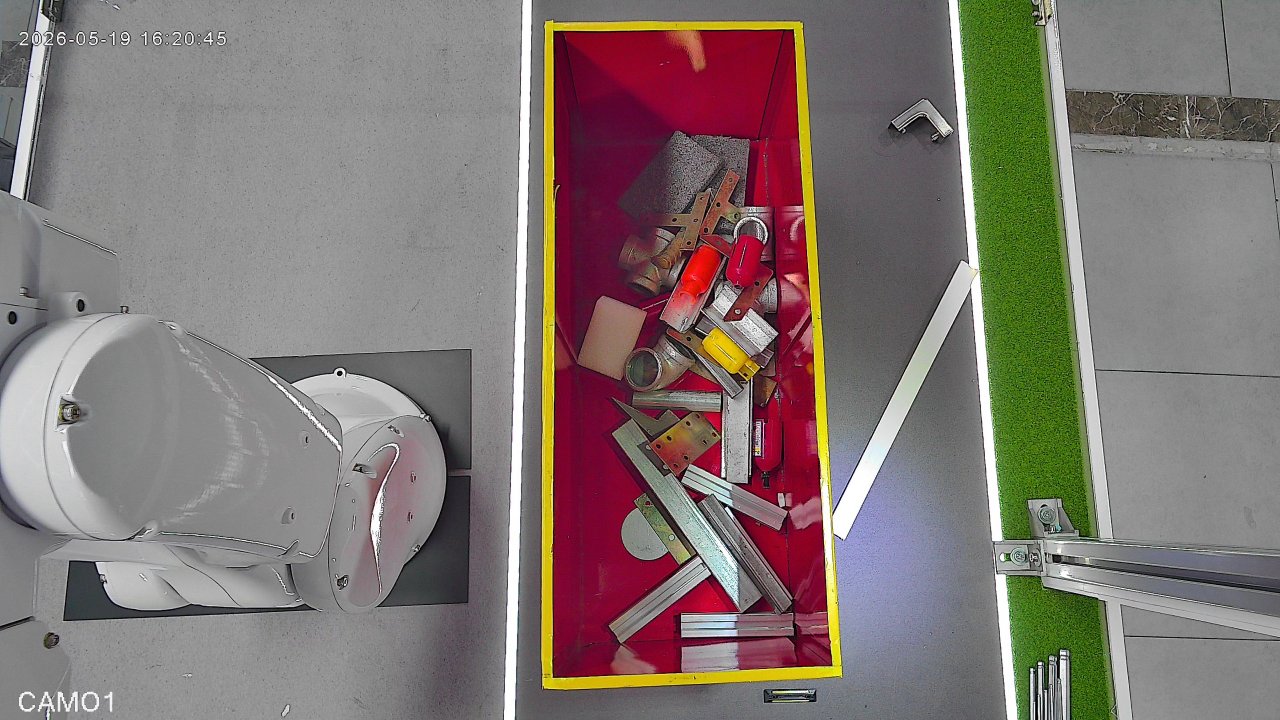
#> input picture Scrap_Steel_In_Field/test_suite/calibration_data/capture_20260519_162048.jpg, 3840 x 2160 px (shown at 1/3 size)
$ python -i vision.py   (imports and definitions only)
#> lines starting #> are read from the running program, lines starting #| are printed output that depends on the picture; after the words box and inside, x2 and y2 are one past the last pixel; in counts of white or black regions, pixels touching at a corner belong together
#> further down, picture is the input picture: shape (2160, 3840, 3); mean B, G, R 114.1, 118, 129.3
import cv2
import numpy as np
import json
import os

# 黄色矩形检测参数
RECTANGLE_DETECT_PARAMS = {
    'hsv_lower': np.array([15, 70, 150]),
    'hsv_upper': np.array([45, 255, 255]),
    'min_area': 2000
}


def detect_yellow_rectangle(image, params=None):
    if params is None:
        params = RECTANGLE_DETECT_PARAMS

    # 转换到HSV颜色空间
    hsv = cv2.cvtColor(image, cv2.COLOR_BGR2HSV)
#> hsv: shape (2160, 3840, 3); mean H, S, V 63.4, 53.3, 133.5

    # 创建掩码
    mask = cv2.inRange(hsv, params['hsv_lower'], params['hsv_upper'])
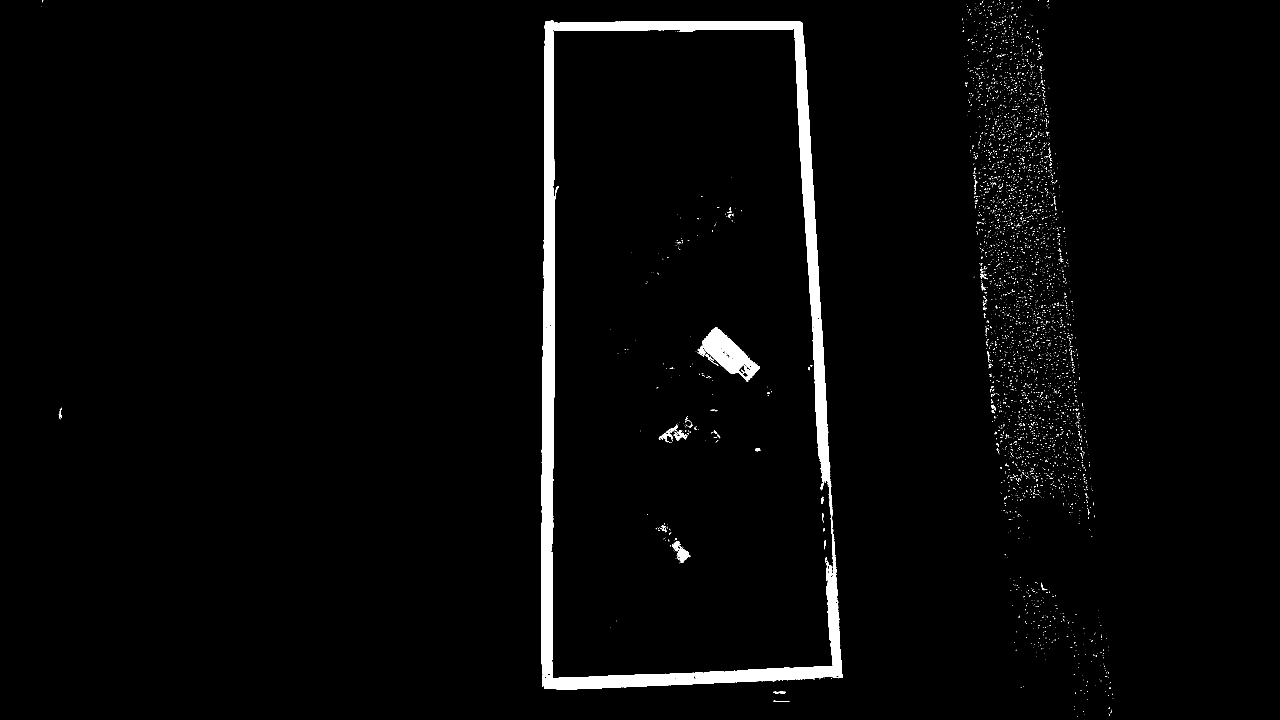
#> mask: shape (2160, 3840) (shown at 1/3 size); 2.3% white; 4181 white regions (4112 under 20 px), largest, box (x1, y1, x2, y2) and area: (1624, 62, 2528, 2069) 163419, (2106, 981, 2280, 1144) 11378, (2031, 1645, 2071, 1688) 908

    # 形态学操作，去除噪点
    kernel = np.ones((5, 5), np.uint8)

    mask = cv2.morphologyEx(mask, cv2.MORPH_OPEN, kernel,iterations=1)
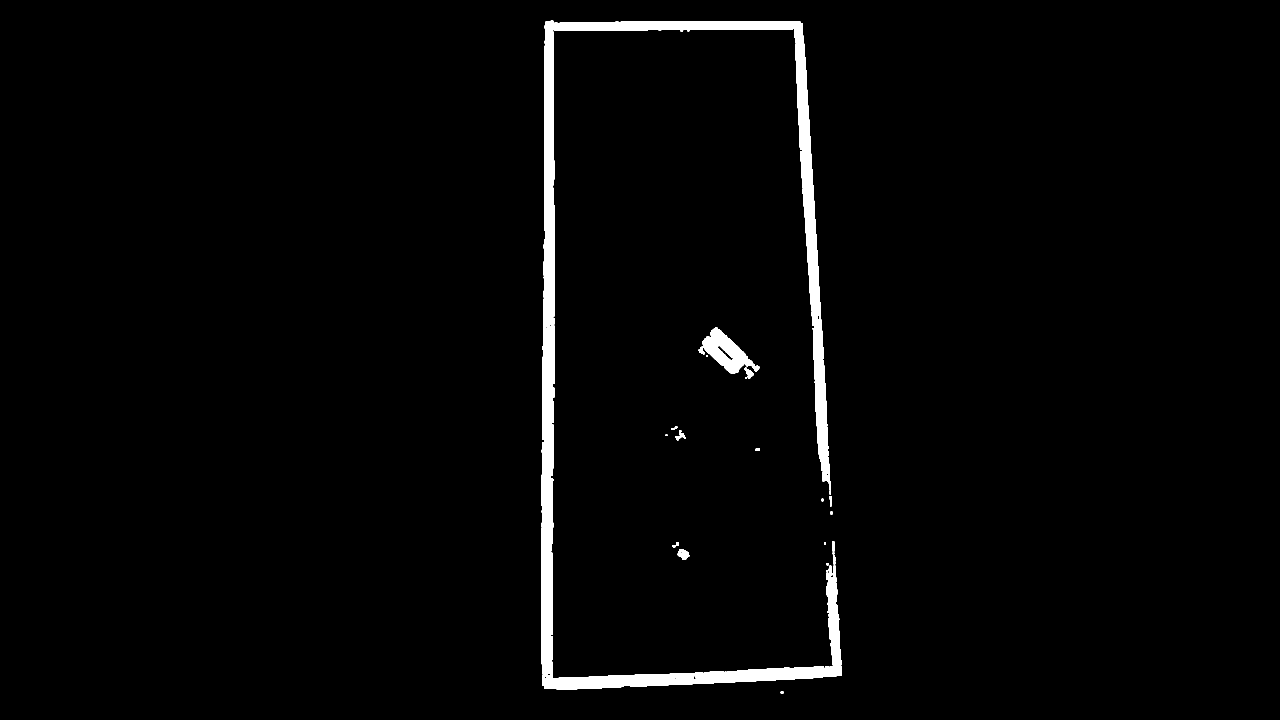
#> mask: shape (2160, 3840) (shown at 1/3 size); 2.1% white; 26 white regions, largest, box (x1, y1, x2, y2) and area: (1624, 62, 2526, 2069) 160149, (2107, 982, 2279, 1121) 10120, (2033, 1647, 2068, 1680) 716
    # mask = cv2.dilate(mask, kernel, iterations=5)
    mask = cv2.morphologyEx(mask, cv2.MORPH_CLOSE, kernel,iterations=1)
#> mask: shape (2160, 3840); 2.1% white; 15 white regions

    # 查找轮廓
    contours, _ = cv2.findContours(mask, cv2.RETR_EXTERNAL, cv2.CHAIN_APPROX_SIMPLE)
#> contours = 15 contours, 2 with area under 20; largest, box (x1, y1, x2, y2) and area: (1624, 62, 2526, 2069) 156556, (2096, 982, 2279, 1137) 11051, (2033, 1647, 2068, 1680) 693, (2027, 1291, 2057, 1321) 350, (2489, 1488, 2495, 1519) 130

    if not contours:
        return None, mask

    # 找到最大的轮廓（假设是黄色矩形）
    max_contour = max(contours, key=cv2.contourArea)
#> max_contour = contour of 1084 points, box (x1, y1, x2, y2) (1624, 62, 2526, 2069), area 156556

    # 检查面积是否满足最小要求
    if cv2.contourArea(max_contour) < params['min_area']:
        return None, mask

    # 方法1：使用approxPolyDP简化轮廓
    epsilon = 0.02 * cv2.arcLength(max_contour, True)
#> epsilon = 223.4
    approx = cv2.approxPolyDP(max_contour, epsilon, True)
#> approx = contour of 10 points, box (x1, y1, x2, y2) (1627, 63, 2526, 2058), area 112418

    # 如果找到4个点，则认为是矩形
    if len(approx) == 4:
        corners = approx.reshape(-1, 2)
        # 排序角点
        corners = _sort_corners(corners)
        return corners, mask
    else:
        return None,mask


# [98 lines left out: functions _sort_corners, visualize_detection, transform_corners_to_world, calculate_grasp_points, not called in this run]

>>> import cv2
>>> picture = cv2.imread('calibration_data/capture_20260519_162048.jpg')
>>> result = detect_yellow_rectangle(picture)

$ run again, on Scrap_Steel_In_Field/test_suite/calibration_data/capture_20260520_134544.jpg
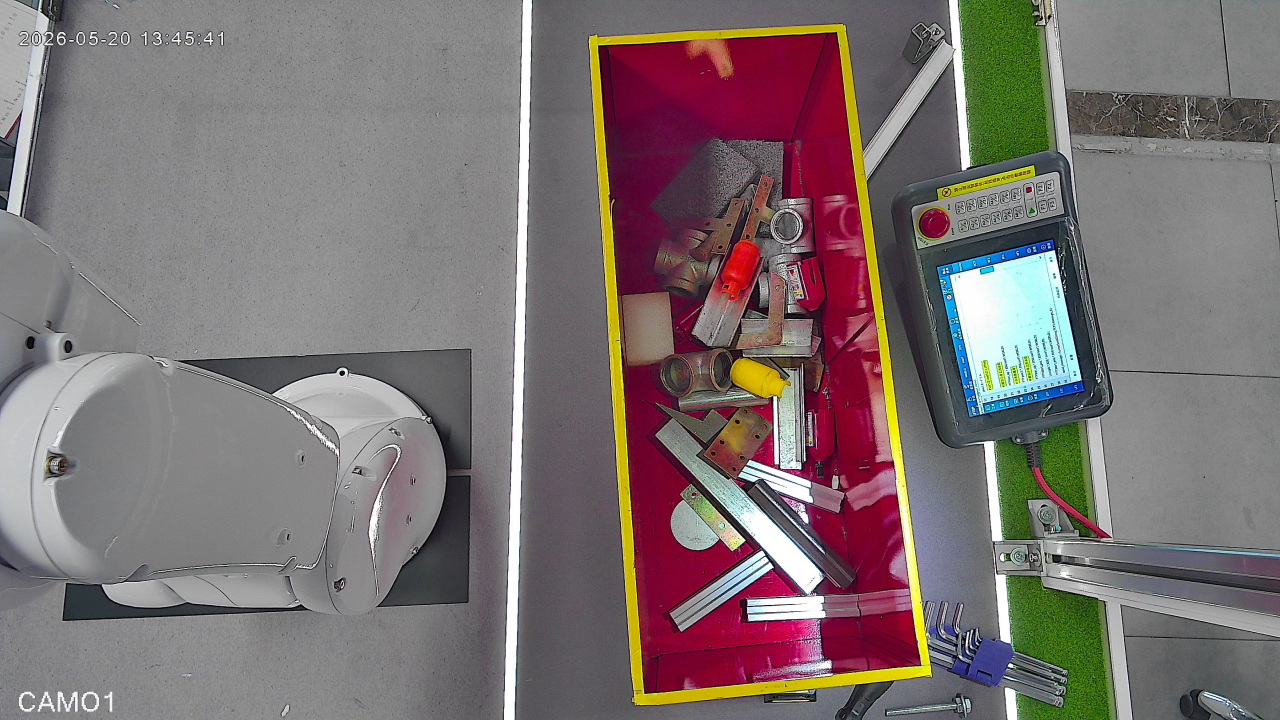
#> input picture Scrap_Steel_In_Field/test_suite/calibration_data/capture_20260520_134544.jpg, 3840 x 2160 px (shown at 1/3 size)
#> picture is the input picture: shape (2160, 3840, 3); mean B, G, R 112.6, 113.1, 124.1
#> hsv: shape (2160, 3840, 3); mean H, S, V 76.5, 52.1, 129
#> in detect_yellow_rectangle, `mask = cv2.inRange(hsv, params['hsv_lower'], params['hsv_upper'])`:
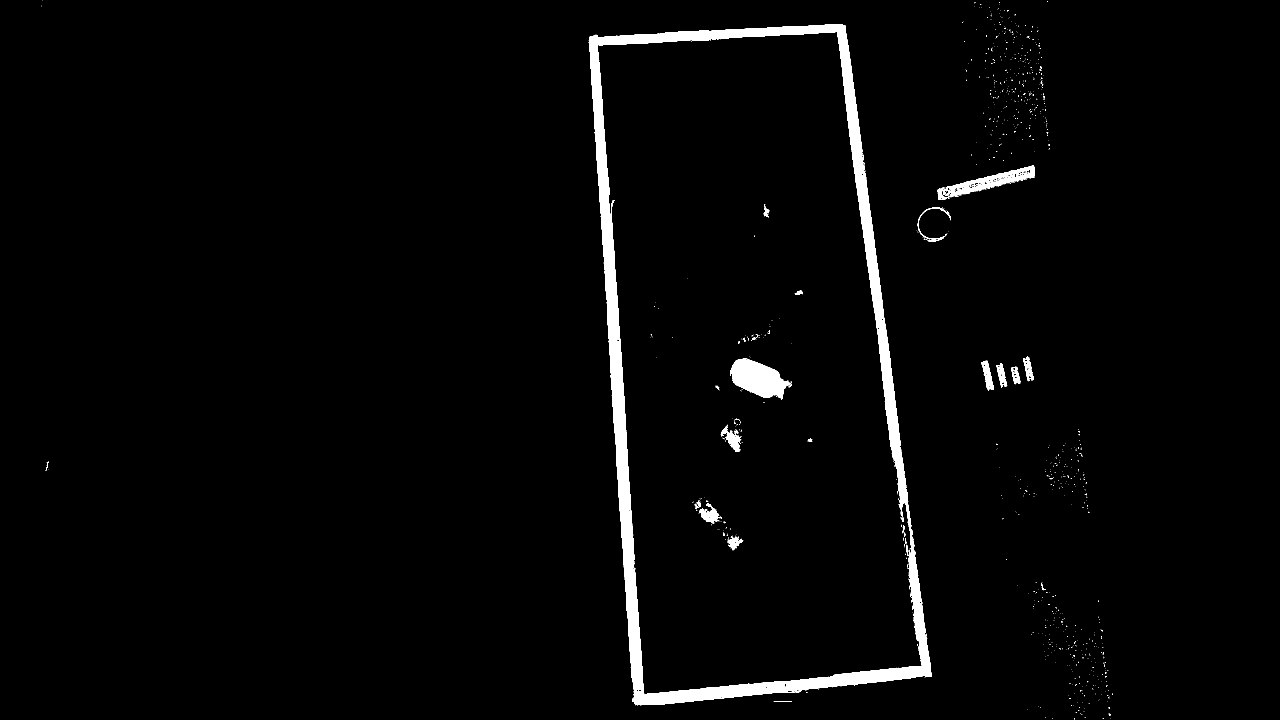
#> mask: shape (2160, 3840) (shown at 1/3 size); 2.4% white; 989 white regions (954 under 20 px), largest, box (x1, y1, x2, y2) and area: (1766, 72, 2796, 2116) 163682, (2190, 1075, 2371, 1199) 13109, (2812, 496, 3105, 600) 7391
#> in detect_yellow_rectangle, `mask = cv2.morphologyEx(mask, cv2.MORPH_OPEN, kernel,iterations=1)`:
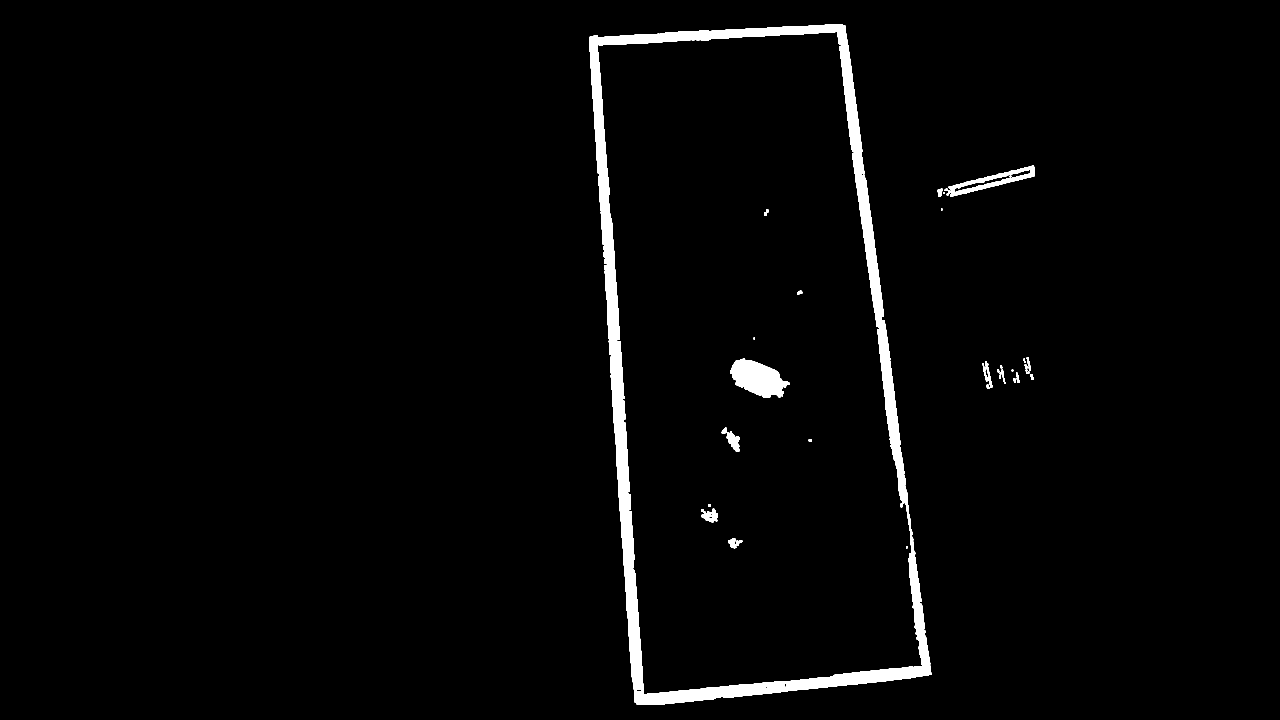
#> mask: shape (2160, 3840) (shown at 1/3 size); 2.3% white; 48 white regions, largest, box (x1, y1, x2, y2) and area: (1767, 72, 2795, 2115) 161860, (2190, 1076, 2369, 1193) 12668, (2846, 497, 3105, 590) 6101
#> contours = 11 contours, 2 with area under 20; largest, box (x1, y1, x2, y2) and area: (1767, 72, 2795, 2115) 1660710, (2812, 497, 3105, 591) 8562, (2947, 1083, 2977, 1167) 1075, (3074, 1072, 3093, 1122) 432, (2997, 1095, 3017, 1152) 344
#> max_contour = contour of 1139 points, box (x1, y1, x2, y2) (1767, 72, 2795, 2115), area 1660710
#> epsilon = 118.7
#> approx = [[2528, 73], [1768, 112], [1911, 2114], [2794, 2023]]
#> in detect_yellow_rectangle, `corners = approx.reshape(-1, 2)`: corners has the same summary as approx
#> sorted_by_y = [[2528, 73], [1768, 112], [2794, 2023], [1911, 2114]]
#> top_two = [[2528, 73], [1768, 112]]
#> bottom_two = [[2794, 2023], [1911, 2114]]
#> top_left = [1768, 112]
#> top_right = [2528, 73]
#> bottom_left = [1911, 2114]
#> bottom_right = [2794, 2023]
#> in detect_yellow_rectangle, `corners = _sort_corners(corners)`: corners = [[1768, 112], [2528, 73], [2794, 2023], [1911, 2114]]

$ run again, on Scrap_Steel_In_Field/test_suite/calibration_data/capture_20260520_135322.jpg
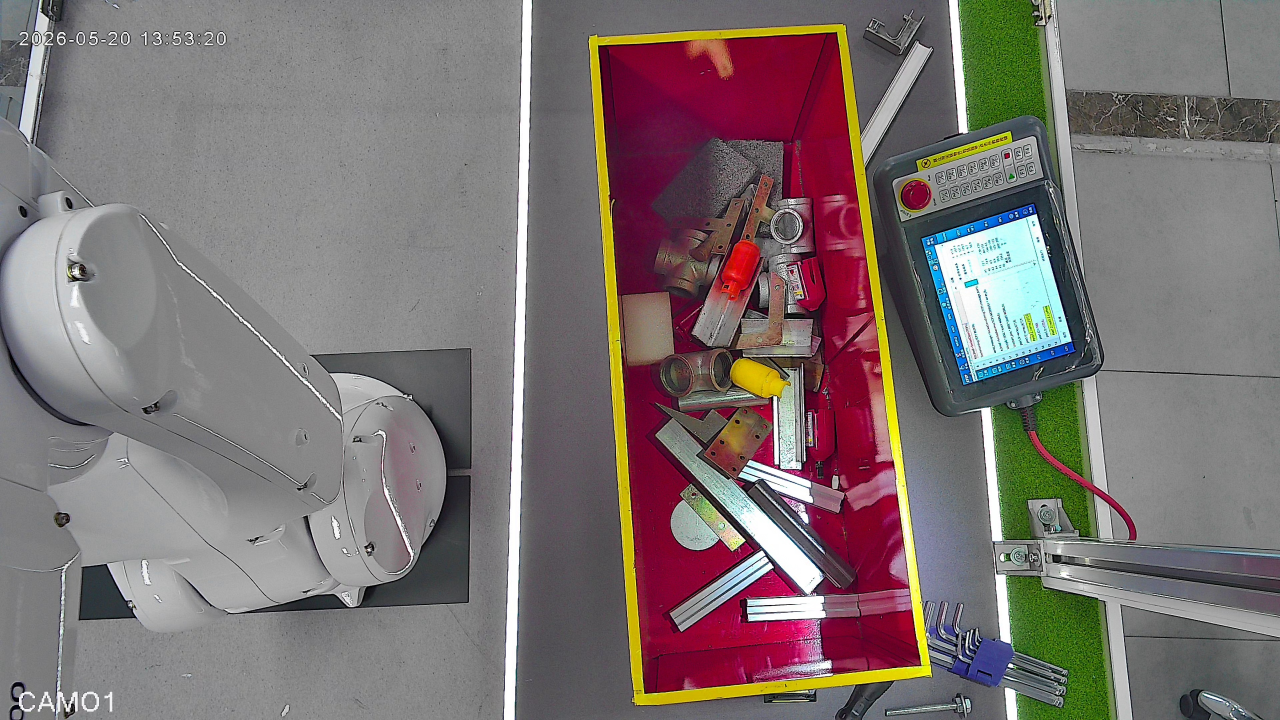
#> input picture Scrap_Steel_In_Field/test_suite/calibration_data/capture_20260520_135322.jpg, 3840 x 2160 px (shown at 1/3 size)
#> picture is the input picture: shape (2160, 3840, 3); mean B, G, R 113, 113.8, 124.5
#> hsv: shape (2160, 3840, 3); mean H, S, V 74.9, 52, 129.5
#> in detect_yellow_rectangle, `mask = cv2.inRange(hsv, params['hsv_lower'], params['hsv_upper'])`:
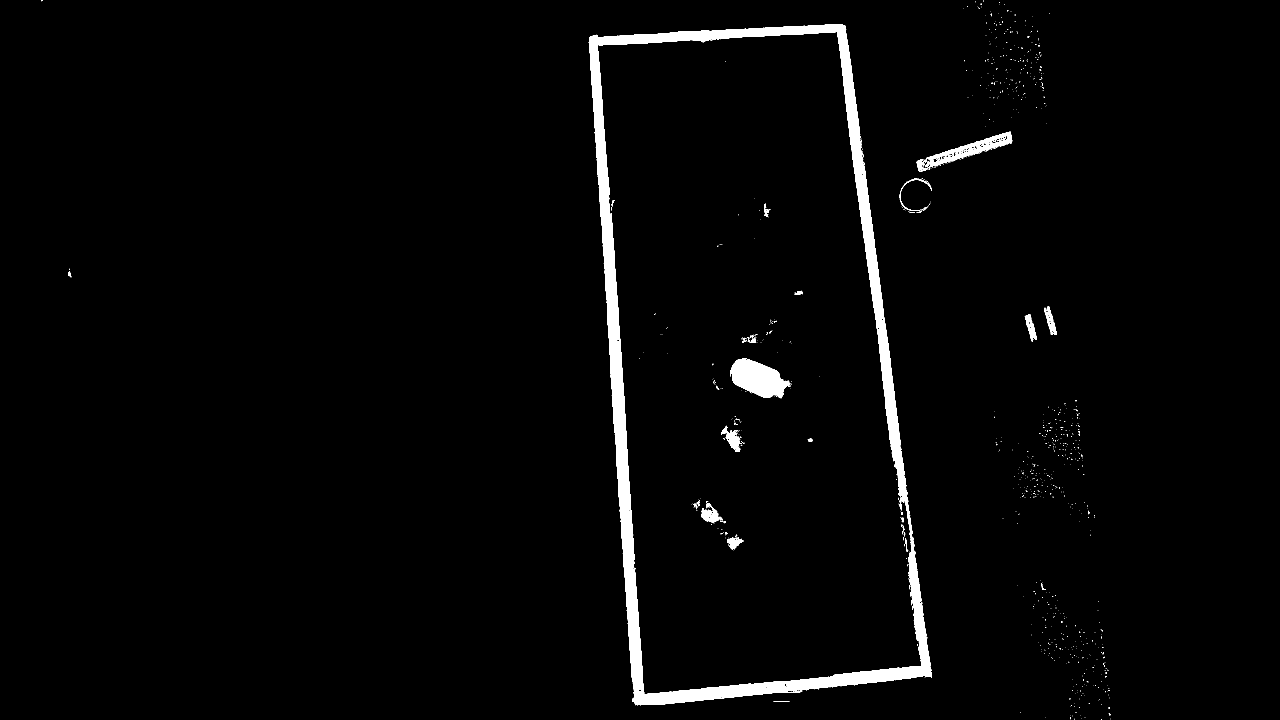
#> mask: shape (2160, 3840) (shown at 1/3 size); 2.4% white; 984 white regions (943 under 20 px), largest, box (x1, y1, x2, y2) and area: (1766, 72, 2796, 2116) 163229, (2190, 1075, 2372, 1194) 13096, (2750, 395, 3037, 516) 7125
#> in detect_yellow_rectangle, `mask = cv2.morphologyEx(mask, cv2.MORPH_OPEN, kernel,iterations=1)`:
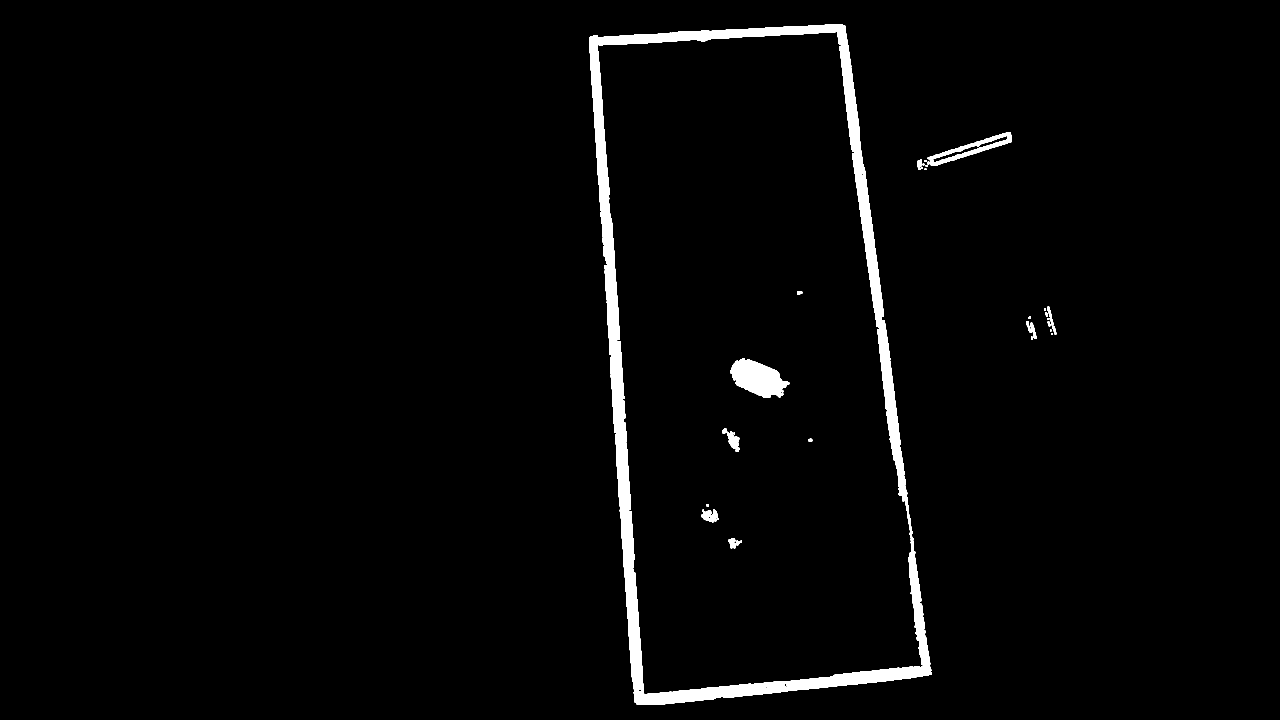
#> mask: shape (2160, 3840) (shown at 1/3 size); 2.2% white; 33 white regions, largest, box (x1, y1, x2, y2) and area: (1767, 72, 2795, 2115) 161408, (2191, 1076, 2368, 1193) 12711, (2783, 396, 3036, 498) 5872
#> contours = 7 contours, 2 with area under 20; largest, box (x1, y1, x2, y2) and area: (1767, 72, 2795, 2115) 1660676, (2752, 396, 3036, 510) 8276, (3133, 920, 3169, 1004) 922, (3079, 964, 3110, 1020) 642, (3085, 949, 3092, 957) 38
#> max_contour = contour of 1133 points, box (x1, y1, x2, y2) (1767, 72, 2795, 2115), area 1660676
#> epsilon = 118.4
#> approx = [[2528, 72], [1768, 112], [1911, 2114], [2794, 2023]]
#> in detect_yellow_rectangle, `corners = approx.reshape(-1, 2)`: corners has the same summary as approx
#> sorted_by_y = [[2528, 72], [1768, 112], [2794, 2023], [1911, 2114]]
#> top_two = [[2528, 72], [1768, 112]]
#> bottom_two = [[2794, 2023], [1911, 2114]]
#> top_left = [1768, 112]
#> top_right = [2528, 72]
#> bottom_left = [1911, 2114]
#> bottom_right = [2794, 2023]
#> in detect_yellow_rectangle, `corners = _sort_corners(corners)`: corners = [[1768, 112], [2528, 72], [2794, 2023], [1911, 2114]]
